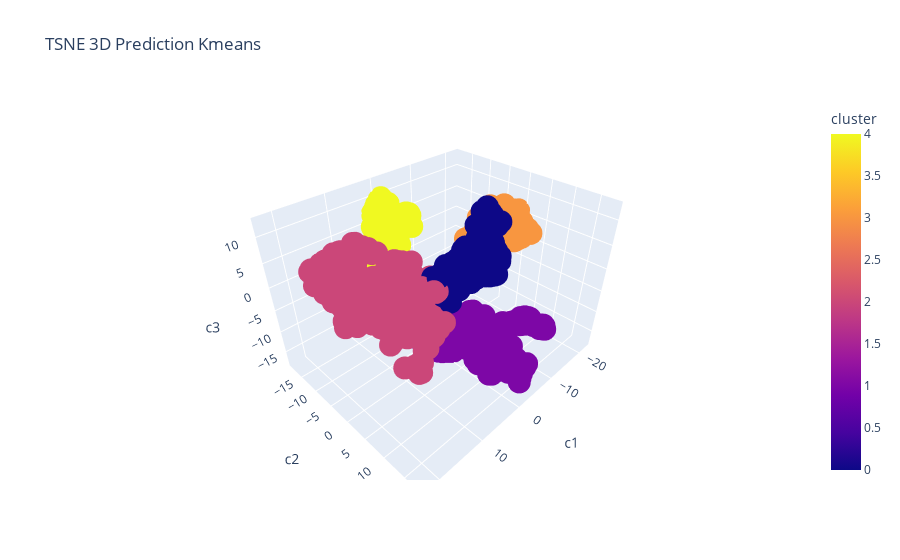

Source (notebook cell):
### Code cell
import plotly.express as px
fig = px.scatter_3d(
    dftsne, x='x1', y='x2', z='x3', color=dftsne['cluster'],
    labels={'x1': 'c1', 'x2': 'c2', 'x3': 'c3'}, title='TSNE 3D Prediction Kmeans'
)
fig.show()

### Figure 1 — Plotly figure (JSON) as saved in the notebook; plotly's stock layout.template omitted (floating-point values rounded to 4 significant figures; data arrays with more than 128 entries replaced by an {"elided": "..."} marker saying what was removed)
{"data": [{"hovertemplate": "c1=%{x}<br>c2=%{y}<br>c3=%{z}<br>cluster=%{marker.color}<extra></extra>", "legendgroup": "", "marker": {"color": {"elided": "1725 int values"}, "coloraxis": "coloraxis", "symbol": "circle"}, "mode": "markers", "name": "", "scene": "scene", "showlegend": false, "type": "scatter3d", "x": {"elided": "1725 float values"}, "y": {"elided": "1725 float values"}, "z": {"elided": "1725 float values"}}], "layout": {"coloraxis": {"colorbar": {"title": {"text": "cluster"}}, "colorscale": [[0, "#0d0887"], [0.1111, "#46039f"], [0.2222, "#7201a8"], [0.3333, "#9c179e"], [0.4444, "#bd3786"], [0.5556, "#d8576b"], [0.6667, "#ed7953"], [0.7778, "#fb9f3a"], [0.8889, "#fdca26"], [1, "#f0f921"]]}, "legend": {"tracegroupgap": 0}, "scene": {"domain": {"x": [0, 1], "y": [0, 1]}, "xaxis": {"title": {"text": "c1"}}, "yaxis": {"title": {"text": "c2"}}, "zaxis": {"title": {"text": "c3"}}}, "title": {"text": "TSNE 3D Prediction Kmeans"}}}
